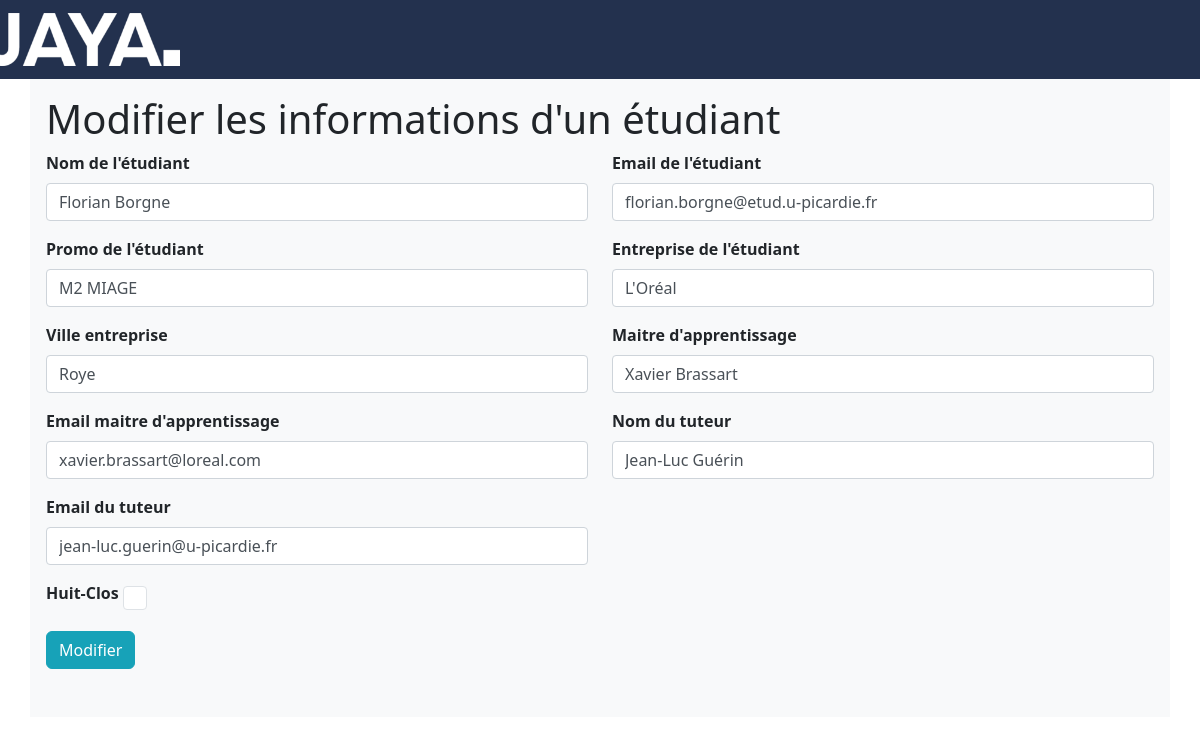
Page /archivage/pages_18_AVRIL_2023/formUpdateEtudiantAdmin.php?id=1 on the committed database.
### tables this page shows
CREATE TABLE `utilisateur` (
  `ID_Utilisateur` int(11) NOT NULL,
  `Nom_Utilisateur` varchar(150) DEFAULT NULL,
  `Mail_Utilisateur` varchar(150) DEFAULT NULL,
  `MDP_Utilisateur` varchar(100) DEFAULT NULL,
  `Promo_Utilisateur` varchar(50) DEFAULT NULL,
  `Annee_Utilisateur` varchar(10) DEFAULT NULL,
  `HuisClos_Utilisateur` varchar(3) DEFAULT NULL,
  `ID_Planning` int(11) DEFAULT NULL,
  `SoutenanceSupp_Utilisateur` VARCHAR(3) DEFAULT NULL
);

CREATE TABLE `invite` (
  `ID_Invite` int(11) NOT NULL,
  `Nom_Invite` varchar(100) DEFAULT NULL,
  `Mail_Invite` varchar(100) DEFAULT NULL,
  `Entreprise_Invite` varchar(100) DEFAULT NULL,
  `Ville_Invite` varchar(100) DEFAULT NULL,
  `Telephone_Invite` varchar(10) DEFAULT NULL,
  `EstEnseignant_Invite` varchar(3) DEFAULT NULL,
  `EstProfessionel_Invite` varchar(3) DEFAULT NULL,
  `QRCode_Invite` varchar(255) DEFAULT NULL
);

### archivage/pages_18_AVRIL_2023/formUpdateEtudiantAdmin.php (the view, shortened to what this page needs)
<?php
include 'header.php';
include 'home/navigation/navbar.php';
$conn = Database::connect();
?>
<!DOCTYPE html>
<html lang="en">
<head>
</head>
<body> <?php
        $id = $_GET['id'];
        $query = "SELECT utilisateur.ID_Utilisateur, utilisateur.nom_Utilisateur, utilisateur.Mail_Utilisateur, utilisateur.Promo_Utilisateur, utilisateur.HuisClos_Utilisateur,
invite.Entreprise_Invite, invite.Ville_Invite, invite.Nom_Invite, invite.Mail_Invite FROM utilisateur
LEFT JOIN est_apprenti ON utilisateur.ID_Utilisateur = est_apprenti.ID_Utilisateur
 LEFT JOIN invite ON est_apprenti.ID_Invite = invite.ID_Invite
 LEFT JOIN habilitations ON utilisateur.ID_Utilisateur = habilitations.ID_Utilisateur
WHERE utilisateur.ID_Utilisateur = $id";
        $result = $conn->query($query);
        $etudiant = $result->fetch();
        $queryMA = "SELECT invite.ID_Invite, invite.Nom_Invite, invite.Mail_Invite FROM invite
			 JOIN est_apprenti ON invite.ID_Invite = est_apprenti.ID_Invite
			WHERE est_apprenti.Id_Utilisateur  LIKE  $id ";
        $resultatMA = $conn->query($queryMA);
        $mas = $resultatMA->fetchAll();
        $queryTuteur = "SELECT utilisateur.ID_Utilisateur, utilisateur.nom_Utilisateur, utilisateur.Mail_Utilisateur FROM utilisateur
			JOIN etudiant_tuteur ON utilisateur.ID_Utilisateur = etudiant_tuteur.ID_Tuteur
			WHERE etudiant_tuteur.Id_etudiant  LIKE  $id ";
        $resultat = $conn->query($queryTuteur);
        $tuteur = $resultat->fetch();
        if ($tuteur == false) {
          $tuteurNom = "";
          $tuteurMail = "";
          $tuteurId = null;
        } else {
          $tuteurNom = $tuteur['nom_Utilisateur'];
          $tuteurMail = $tuteur['Mail_Utilisateur'];
        }
        ?>
 <div class="container bg-light p-3">
  <h1>Modifier les informations d'un étudiant</h1>
  <form action="updateEtudiantAdmin.php" method="post">
    <div class="row">
      <div class="col-md-6 mb-3">
        <label for="nomEtudiant" class="form-label">Nom de l'étudiant</label>
        <input type="text" class="form-control" name="nomEtudiant" value="<?= $etudiant['nom_Utilisateur'] ?>">
      </div>
      <div class="col-md-6 mb-3">
        <label for="emailEtudiant" class="form-label">Email de l'étudiant</label>
        <input type="email" class="form-control" name="emailEtudiant" value="<?= $etudiant['Mail_Utilisateur'] ?>">
      </div>
      <div class="col-md-6 mb-3">
        <label for="promo" class="form-label">Promo de l'étudiant</label>
        <input type="text" class="form-control" name="promo" value="<?= $etudiant['Promo_Utilisateur'] ?>">
      </div>
      <div class="col-md-6 mb-3">
        <label for="entreprise" class="form-label">Entreprise de l'étudiant</label>
        <input type="text" class="form-control" name="entreprise" value="<?= $etudiant['Entreprise_Invite'] ?>">
      </div>
      <div class="col-md-6 mb-3">
        <label for="ville" class="form-label">Ville entreprise</label>
        <input type="text" class="form-control" name="ville" value="<?= $etudiant['Ville_Invite'] ?>">
      </div>
      <?php
      foreach ($mas as $ma) {
      ?>
        <div class="col-md-6 mb-3">
          <label for="nomMA<? $compteur ?>" class="form-label">Maitre d'apprentissage <? $compteur ?></label>
          <input type="text" class="form-control" name="nomma[]" value="<?= $ma['Nom_Invite'] ?>">
        </div>
        <div class="col-md-6 mb-3">
          <label for="emailMA<? $compteur ?>" class="form-label">Email maitre d'apprentissage <? $compteur ?></label>
          <input type="email" class="form-control" name="emailma[]" value="<?= $ma['Mail_Invite'] ?>">
        </div>
      <?php
      }
      ?>
      <div class="col-md-6 mb-3">
        <label for="nomTuteur" class="form-label">Nom du tuteur</label>
        <input type="text" class="form-control" name="nomTuteur" value="<?= $tuteurNom ?>">
      </div>
      <div class="col-md-6 mb-3">
        <label for="emailTuteur" class="form-label">Email du tuteur</label>
        <input type="email" class="form-control" name="emailTuteur" value="<?= $tuteurMail ?>">
      </div>
      <div class="col-md-12 mb-3">
        <label for="huitClos" class="form-label">Huit-Clos</label>
        <input type="checkbox" class="form-check-input" name="huitClos" value="<?= $etudiant['HuisClos_Utilisateur'] ?>">
      </div>
      <div class="col-md-12 mb-3">
        <button class="btn btn-info" type="submit">Modifier</button>
      </div>
    </div>
  </form>
</div>
</body>
</html>

### archivage/pages_18_AVRIL_2023/formUpdateEtudiantAdmin.php (style rules this page uses)
.form-control { width: 100%; padding: 0.375rem 0.75rem; font-size: 1rem; line-height: 1.5; color: #495057; background-color: #fff; background-clip: padding-box; border: 1px solid #ced4da; border-radius: 0.25rem; transition: border-color 0.15s ease-in-out, box-shadow 0.15s ease-in-out; }
.form-label { font-weight: bold; }
.btn-info { color: #fff; background-color: #17a2b8; border-color: #17a2b8; }
.form-check-input { position: relative; flex-shrink: 0; height: 1.5rem; width: 1.5rem; margin-top: 0.3rem; margin-bottom: 0.3rem; margin-right: 0.5rem; cursor: pointer; color: #17a2b8; }

### rows in the picture
utilisateur: nomEtudiant "Florian Borgne", emailEtudiant "florian.borgne@etud.u-picardie.fr", promo "M2 MIAGE", entreprise "L'Oréal", ville "Roye"
invite: Nom_Invite "Xavier Brassart", Mail_Invite "xavier.brassart@loreal.com"
utilisateur: nomTuteur "Jean-Luc Guérin", emailTuteur "jean-luc.guerin@u-picardie.fr"
